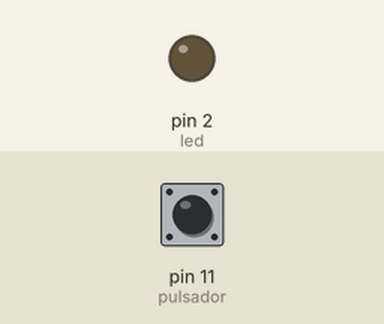
Simulated run of this sketch. Board: Arduino Uno, built with avr-gcc and run on an emulated ATmega328P. Shown: output pins drawn as LEDs (lit = HIGH). The test bench sets the inputs (shaded band); at power-on: pin 11 (pulsador) LOW.

Above: at 1.2 s.
1.3 s: pin 11 (pulsador) pulled HIGH for 0.15 s
At 1.37 s:
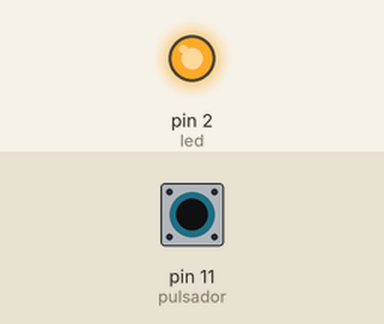
2.9 s: pin 11 (pulsador) pulled HIGH for 3.2 s
At 7.1 s:
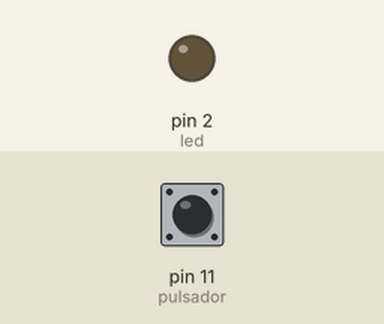
Timing chart, 0 to 8.6 s (numbered marks = the images above; inputs shaded):
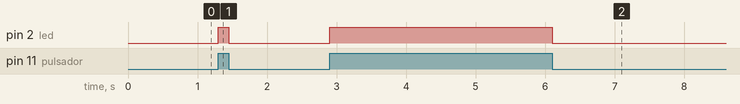

The sketch:

practica5.ino
```cpp
/*UNIVERSIDAD LAICA ELOY ALFARO DE MANABI
 Facultad de Ciencias Informaticas
 Ingenieria de SIstemas

 PRACTICA No. 5

Control de varios leds
*/

int led = 2;
int pulsador = 11;
int pulso = 0;


void setup(){
  pinMode(led,OUTPUT);
  pinMode(pulsador, INPUT);

}

void loop(){
  pulso = digitalRead(pulsador);
  if (pulso == 1){
    digitalWrite(led,1);
  }
  else{
    digitalWrite(led, 0);
  }

}
```

Measured:
- after the input at 1.3 s, pin 2 (led): LOW → HIGH at once, → LOW 0.15 s later
- after the input at 2.9 s, pin 2 (led): LOW → HIGH at once, → LOW 3.2 s later
